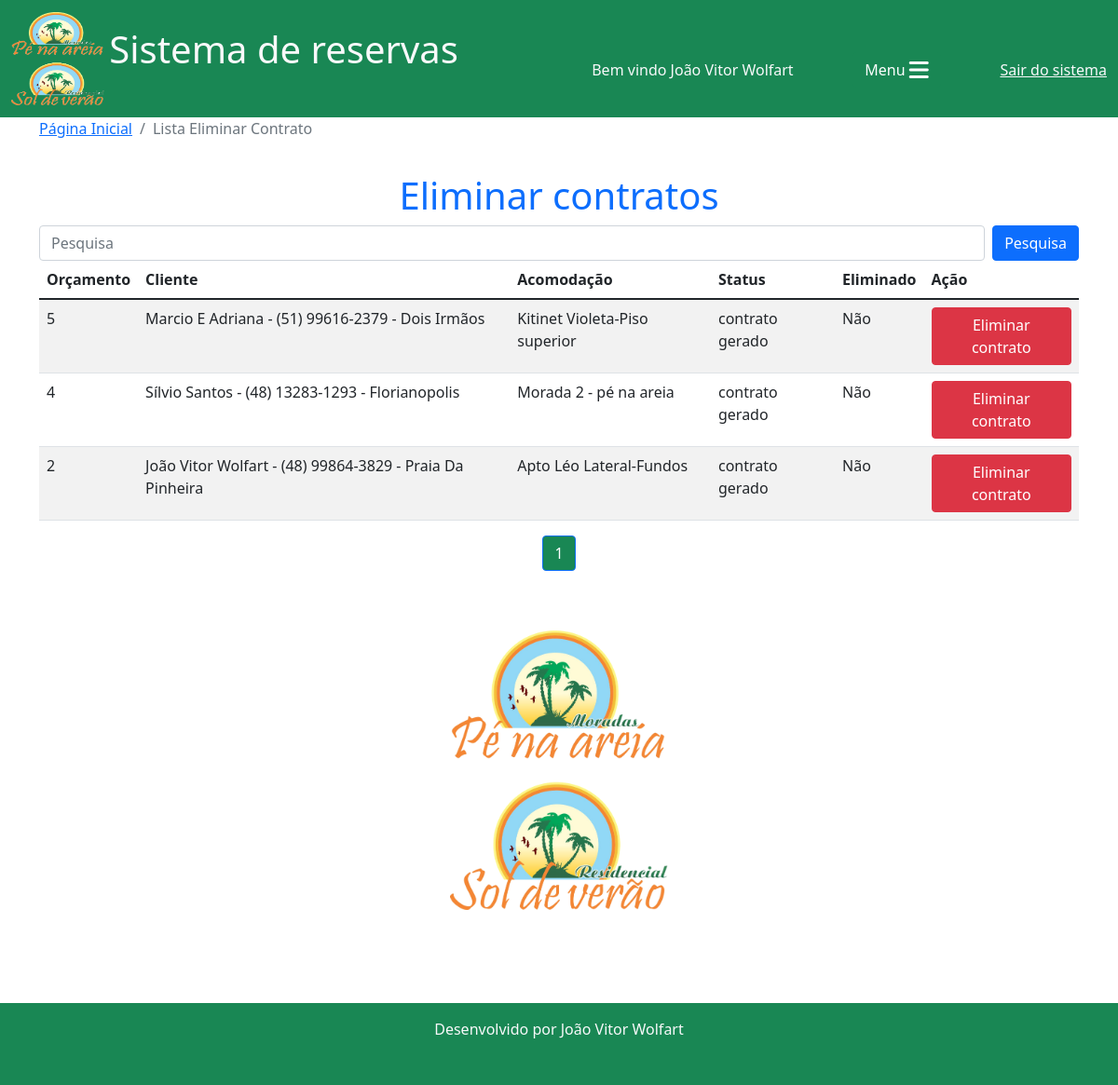
/reservas/lista_eliminar_contrato/ (signed in), run on an earlier commit of the app's database.
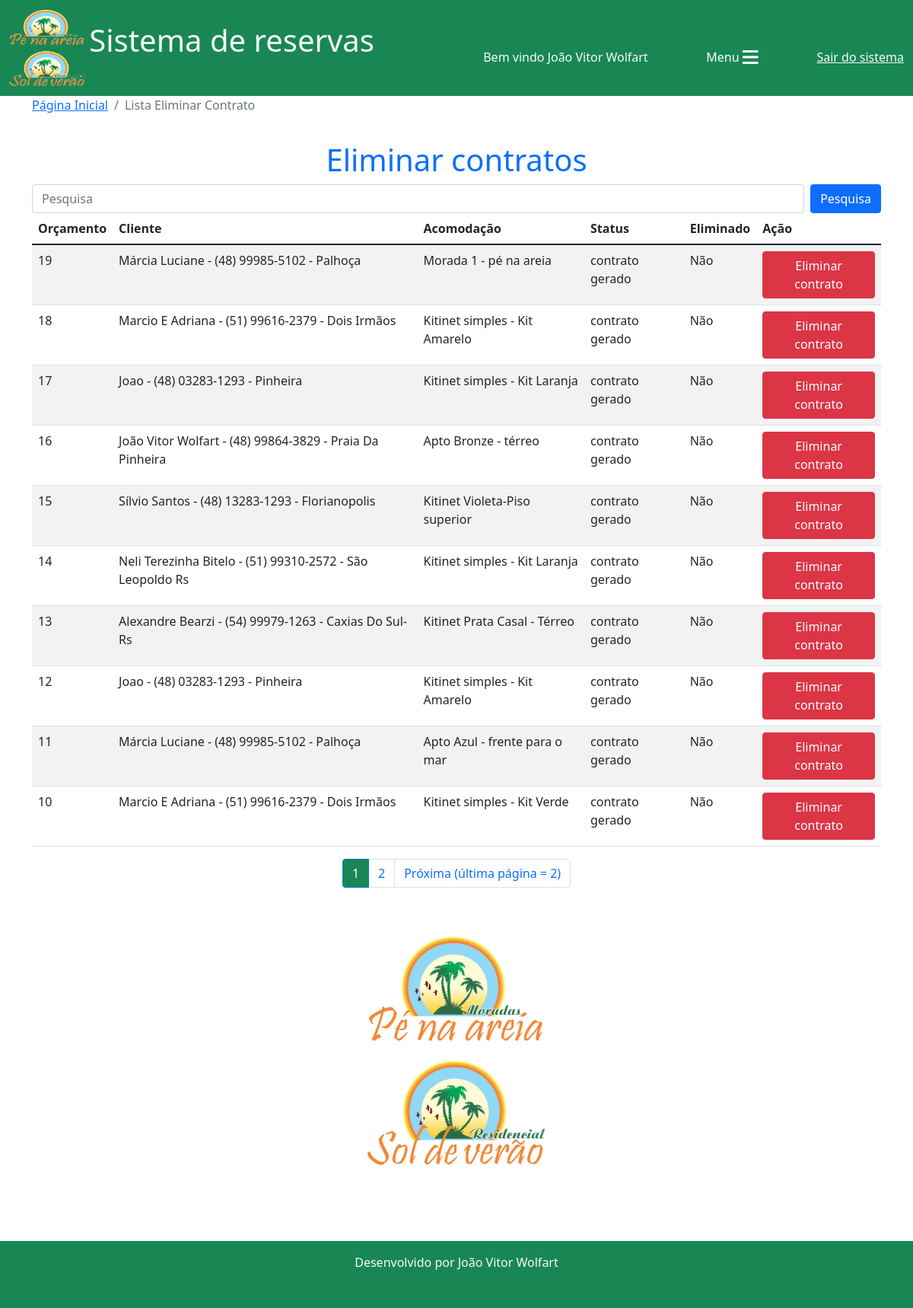
And on a later commit of the database.
### reservas/models.py (models this page shows, shortened)
class Orcamento(models.Model):
    cliente = models.ForeignKey(Cliente, on_delete=models.CASCADE)
    acomodacao = models.ForeignKey(Acomodacao, on_delete=models.CASCADE)
    data_entrada = models.DateField()
    dia_entrada = models.CharField(max_length=20)
    checkin = models.CharField(max_length=100)
    data_saida = models.DateField()
    dia_saida = models.CharField(max_length=20)
    checkout = models.CharField(max_length=100)
    data_orcamento = models.DateField(default=timezone.now)
    n_ocupantes = models.IntegerField(default=0)
    obs_n_ocupantes = models.CharField(max_length=150, blank=True,)
    n_dias = models.IntegerField()
    valor_diaria = models.DecimalField(default=0, max_digits=7, decimal_places=2)
    taxa_limpeza = models.DecimalField(default=0, max_digits=6, decimal_places=2)
    descontos = models.DecimalField(default=0, max_digits=7, decimal_places=2)
    acrescimos = models.DecimalField(default=0, max_digits=7, decimal_places=2)
    valor_pacote = models.DecimalField(default=0, max_digits=7, decimal_places=2)
    dias_pacote = models.IntegerField(default=0)
    diaria_cheia = models.BooleanField(default=False)
    periodo = models.CharField(max_length=100)
    modificado = models.BooleanField(default=False)
    obs_modificacao = models.CharField(max_length=200, blank=True,)
    eliminado = models.BooleanField(default=False)
    status = models.CharField(max_length=20, choices=(("em digitação", "em digitação"), ("digitação concluída", "digitação concluída"), ("orçamento gerado", "orçamento gerado"), ("contrato gerado", "contrato gerado"),))
    total_valor_reserva = models.DecimalField(default=0, max_digits=7, decimal_places=2)
    confirmado = models.BooleanField(default=False)
    valor_pago = models.DecimalField(default=0, max_digits=7, decimal_places=2)
    valor_extras = models.DecimalField(default=0, max_digits=7, decimal_places=2)
    quitado = models.BooleanField(default=False)

class Cliente(models.Model):
    nome = models.CharField(max_length=30)
    telefone = models.CharField(max_length=20, blank=True,)
    obs = models.CharField(max_length=100)
    dados_adicionais = models.BooleanField(default=False)
    def __str__(self):
        return f"{self.nome} - {self.telefone} - {self.obs}"

class Acomodacao(models.Model):
    nome = models.CharField(max_length=50)
    empreendimento = models.ForeignKey(Empreendimento, on_delete=models.DO_NOTHING)
    tipo = models.CharField(max_length=15)
    quartos = models.IntegerField(blank=True, null=True)
    valor_base = models.DecimalField(max_digits=10, decimal_places=2, blank=True, null=True)
    descricao = models.TextField()
    limite_ideal = models.IntegerField(blank=True, null=True)
    limite_adicional = models.IntegerField(blank=True, null=True)
    aceita_pet = models.BooleanField(default=False)
    def __str__(self):
        return f"{self.nome}"

### reservas/views.py (the view)
# urls.py: path('lista_eliminar_contrato/', views.lista_eliminar_contrato, name="lista_eliminar_contrato"),
@login_required(login_url="login")
def lista_eliminar_contrato(request):
    termo_cliente = request.GET.get("termo_cliente")
    if termo_cliente:
        termo_cliente = termo_cliente.strip()
        orcamentos = Orcamento.objects.all().filter(
            Q(cliente__nome__icontains=termo_cliente) | Q(cliente__telefone__icontains=termo_cliente) | Q(cliente__obs__icontains=termo_cliente) | Q(acomodacao__nome__icontains=termo_cliente), status="contrato gerado", quitado=False
        ).order_by("-id")
    else:
        orcamentos = Orcamento.objects.all().filter(
            status="contrato gerado", quitado=False
        ).order_by("-id")
    if len(orcamentos) == 0:
        messages.add_message(request, messages.WARNING, f"Nenhum orçamento encontrado com o termo {termo_cliente}")
    paginator = Paginator(orcamentos, 10)
    page = request.GET.get('p')
    orcamentos = paginator.get_page(page)
    return render(request, "lista_eliminar_contrato.html", {"orcamentos": orcamentos})

### reservas/templates/lista_eliminar_contrato.html (shortened to what this page needs)
{% extends 'base.html'%}
{% load static %}
{% block 'conteudo'%}
<nav aria-label="breadcrumb">
  <ol class="breadcrumb">
    <li class="breadcrumb-item"><a href="{% url 'home'%}">Página Inicial</a></li>
    <li class="breadcrumb-item active" aria-current="page">Lista Eliminar Contrato</li>
  </ol>
</nav>
<h1 style="padding-top: 20px;" class="text-center text-primary">Eliminar contratos</h1>
<div class="col-12">
    <form class="d-flex" action="">
        <input class="form-control me-2" type="search" placeholder="Pesquisa" aria-label="Search" name="termo_cliente">
        <button class="btn btn-primary" type="submit">Pesquisa</button>
    </form>
    <div class="col-12 table-responsive">
        <table class="table table-striped table-hover">
          <thead>
            <tr>
              <th scope="col">Orçamento</th>
              <th scope="col">Cliente</th>
              <th scope="col">Acomodação</th>
              <th scope="col">Status</th>
              <th scope="col">Eliminado</th>
              <th scope="col">Ação</th>
            </tr>
          </thead>
          <tbody>
            {% for o in orcamentos %}
            <tr>
                {% if not o.eliminado %}
                <td class="">{{o.id}}</td>
                <td class="">{{o.cliente}}</td>
                <td class="">{{o.acomodacao}}</td>
                <td>{{o.status}}</td>
                <td>Não</td>
                <td><a href="{% url 'eliminar_contrato' o.id%}" class="btn btn-danger" title="Eliminar orçamento">Eliminar contrato</a></td>
                {% else %}
                <td class="text-danger">{{o.id}}</td>
                <td class="text-danger">{{o.cliente}}</td>
                <td class="text-danger">{{o.acomodacao}}</td>
                <td class="text-danger">{{o.status}}</td>
                <td class="text-danger">Sim</td>
                {% endif %}
            </tr>
            {% endfor %}
          </tbody>
        </table>
</div>
</div>
<nav aria-label="Page navigation example">
    <ul class="pagination justify-content-center">
      {%for pagina in orcamentos.paginator.page_range%}
      {%if orcamentos.number == pagina%}
        <li class="page-item active"><a class="page-link bg-success" href="?p={{pagina}}&termo_cliente={{termo_cliente}}">{{pagina}}</a></li>
      {% elif orcamentos.number > pagina|add:'-3'  and orcamentos.number < pagina|add:'3'%}
        <li class="page-item"><a class="page-link" href="?p={{pagina}}&termo_cliente={{termo_cliente}}">{{pagina}}</a></li>
      {%endif%}
      {%endfor%}
      {%if orcamentos.has_next%}
      <li class="page-item">
        <a class="page-link" href="?p={{orcamentos.next_page_number}}&termo_cliente={{termo_cliente}}">Próxima (última página = {{orcamentos.paginator.num_pages}})</a>
      </li>
      {%endif%}
    </ul>
  </nav>
<div class="row">
    <div style="height: 400px; text-align: center;">
      <img src="{% static 'img/logo1.png'%}" alt="" class="image-fluid mt-5" style="height: 300px; margin: 0 auto;">
    </div>
</div>
{% endblock %}

What changed in the data, as far as the page shows it:
no longer on this page (row edited): Orcamento: id "5", cliente "Marcio E Adriana - (51) 99616-2379 - Dois Irmãos", acomodacao "Kitinet Violeta-Piso superior", status "contrato gerado"
no longer on this page (row edited): Orcamento: id "4", cliente "Sílvio Santos - (48) 13283-1293 - Florianopolis", acomodacao "Morada 2 - pé na areia", status "contrato gerado"
no longer on this page (row edited): Orcamento: id "2", cliente "João Vitor Wolfart - (48) 99864-3829 - Praia Da Pinheira", acomodacao "Apto Léo Lateral-Fundos", status "contrato gerado"
added Orcamento: id "19", cliente "Márcia Luciane - (48) 99985-5102 - Palhoça", acomodacao "Morada 1 - pé na areia", status "contrato gerado"
added Orcamento: id "18", cliente "Marcio E Adriana - (51) 99616-2379 - Dois Irmãos", acomodacao "Kitinet simples - Kit Amarelo", status "contrato gerado"
added Orcamento: id "17", cliente "Joao - (48) 03283-1293 - Pinheira", acomodacao "Kitinet simples - Kit Laranja", status "contrato gerado"
added Orcamento: id "16", cliente "João Vitor Wolfart - (48) 99864-3829 - Praia Da Pinheira", acomodacao "Apto Bronze - térreo", status "contrato gerado"
added Orcamento: id "15", cliente "Sílvio Santos - (48) 13283-1293 - Florianopolis", acomodacao "Kitinet Violeta-Piso superior", status "contrato gerado"
added Orcamento: id "14", cliente "Neli Terezinha Bitelo - (51) 99310-2572 - São Leopoldo Rs", acomodacao "Kitinet simples - Kit Laranja", status "contrato gerado"
added Orcamento: id "13", cliente "Alexandre Bearzi - (54) 99979-1263 - Caxias Do Sul-Rs", acomodacao "Kitinet Prata Casal - Térreo", status "contrato gerado"
added Orcamento: id "12", cliente "Joao - (48) 03283-1293 - Pinheira", acomodacao "Kitinet simples - Kit Amarelo", status "contrato gerado"
added Orcamento: id "11", cliente "Márcia Luciane - (48) 99985-5102 - Palhoça", acomodacao "Apto Azul - frente para o mar", status "contrato gerado"
added Orcamento: id "10", cliente "Marcio E Adriana - (51) 99616-2379 - Dois Irmãos", acomodacao "Kitinet simples - Kit Verde", status "contrato gerado"
Also different on the page:
{{ orcamentos.paginator.num_pages }}: (not shown) → "2"
new list line: "2"
text now shown: "Próxima (última página = )"
